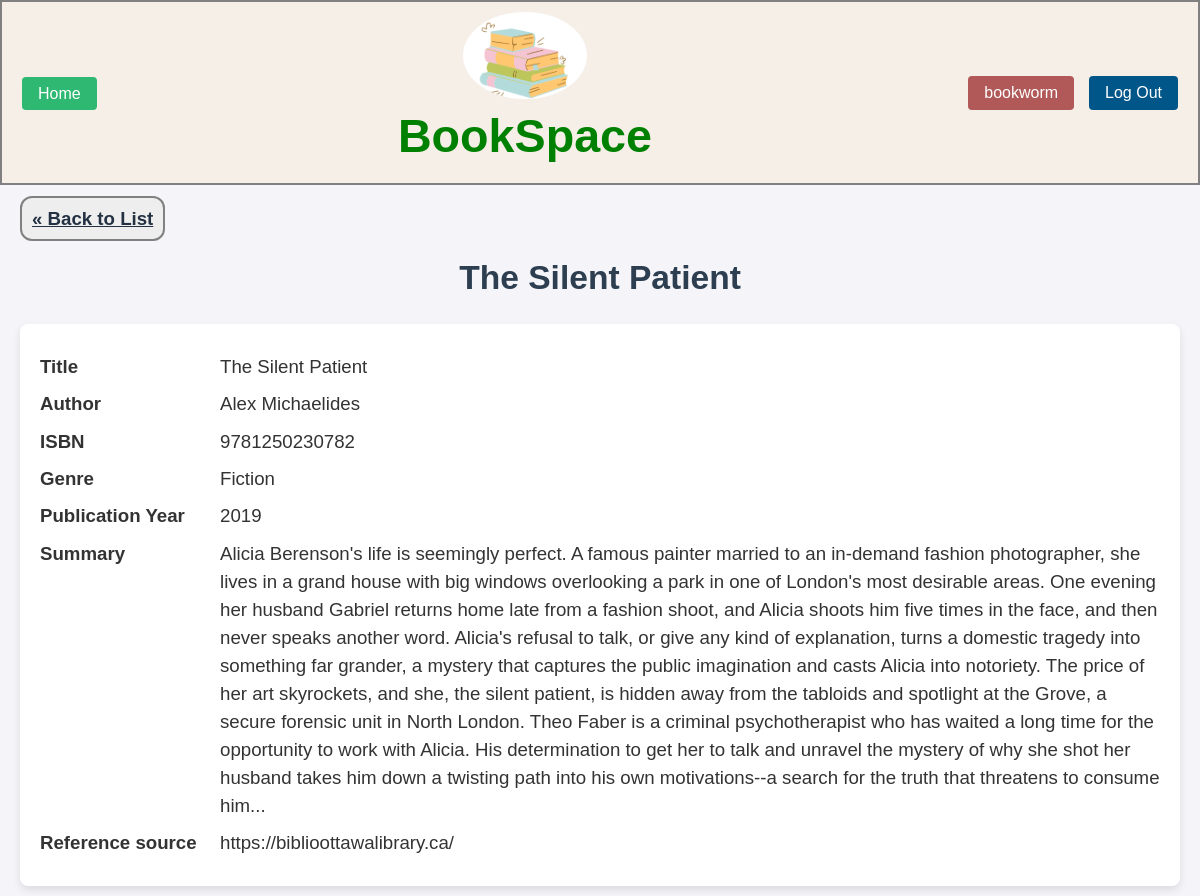
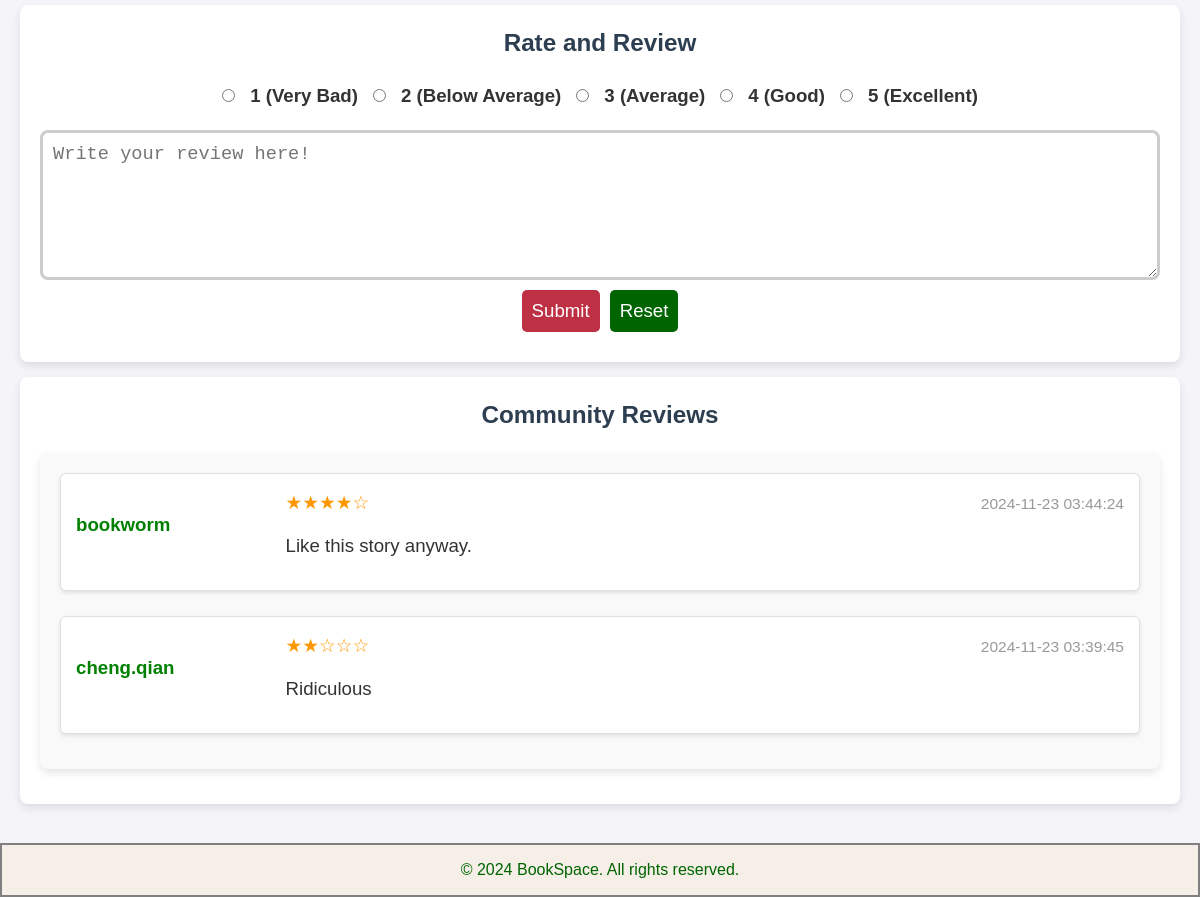
Page /private/functions/show.php?id=2 (signed in) on the committed database (2 pictures, top to bottom).
### tables this page shows
CREATE TABLE IF NOT EXISTS books (
book_id INT NOT NULL AUTO_INCREMENT PRIMARY KEY,
title VARCHAR(100) NOT NULL,
author VARCHAR(100) NOT NULL,
isbn VARCHAR(13) NOT NULL UNIQUE,
cover_id INT,
genre_id INT NOT NULL,
publication_year INT,
summary TEXT,
reference_source TEXT,
FOREIGN KEY (genre_id) REFERENCES genres(genre_id) ON DELETE CASCADE,
FOREIGN KEY (cover_id) REFERENCES covers(cover_id) ON DELETE CASCADE
);

CREATE TABLE IF NOT EXISTS genres (
    genre_id INT NOT NULL AUTO_INCREMENT PRIMARY KEY,
    genre_name VARCHAR(100) NOT NULL UNIQUE
);

CREATE TABLE IF NOT EXISTS reviews (
    review_id INT AUTO_INCREMENT PRIMARY KEY,
    book_id INT NOT NULL,
    user_id INT NOT NULL,
    rating TINYINT CHECK (rating BETWEEN 1 AND 5),
    review_text TEXT,
    review_date TIMESTAMP DEFAULT CURRENT_TIMESTAMP,
    FOREIGN KEY (book_id) REFERENCES books(book_id) ON DELETE CASCADE,
    FOREIGN KEY (user_id) REFERENCES users(user_id) ON DELETE CASCADE
);

CREATE TABLE IF NOT EXISTS users (
    user_id INT AUTO_INCREMENT PRIMARY KEY,
    username VARCHAR(50) NOT NULL UNIQUE,
    email VARCHAR(100) NOT NULL UNIQUE,
    password VARCHAR(255) NOT NULL,
    role ENUM('admin', 'user') DEFAULT 'user'
);

### private/functions/show.php (the view, shortened to what this page needs)
<?php
$db = db_connect();
$book_id = $_GET['id'];
$books_sql = "SELECT books.title, books.author, books.isbn, genres.genre_name, books.publication_year, books.summary, books.reference_source
                FROM books
                INNER JOIN genres
                ON books.genre_id = genres.genre_id
                WHERE books.book_id = '$book_id'";
$books_result_set = mysqli_query($db, $books_sql);
$books_result = mysqli_fetch_assoc($books_result_set);
$reviews_sql = "SELECT username, rating, review_text, review_date
                FROM reviews
                INNER JOIN users ON reviews.user_id = users.user_id
                WHERE book_id = '$book_id'
                ORDER BY review_date DESC";
$reviews_result_set = mysqli_query($db, $reviews_sql);
?>
<!DOCTYPE html>
<html lang="en">
<head>
    <link rel="stylesheet" href="../../stylesheet/style.css">
</head>
<body>
    <?php include("header2.php");?>
    <main>
        <a class="back-link" href="booklist.php">&laquo; Back to List</a>
        <section id="ss1">
            <h2><?php echo $books_result['title']; ?></h2>
            <div class="attributes">
                <dl>
                    <dt>Title</dt>
                    <dd><?php echo $books_result['title']; ?></dd>
                </dl>
                <dl>
                    <dt>Author</dt>
                    <dd><?php echo $books_result['author']; ?></dd>
                </dl>
                <dl>
                    <dt>ISBN</dt>
                    <dd><?php echo $books_result['isbn']; ?></dd>
                </dl>
                <dl>
                    <dt>Genre</dt>
                    <dd><?php echo $books_result['genre_name']; ?></dd>
                </dl>
                <dl>
                    <dt>Publication Year</dt>
                    <dd><?php echo $books_result['publication_year']; ?></dd>
                </dl>
                <dl>
                    <dt class="summary">Summary</dt>
                    <dd><?php echo $books_result['summary']; ?></dd>
                </dl>
                <dl>
                    <dt>Reference source</dt>
                    <dd><?php echo $books_result['reference_source']; ?></dd>
                </dl>
            </div>
            <div id="rate-and-review">
                <form action="submit_review.php" method="POST">
                    <h3>Rate and Review</h3>
                        <div class="rating-style">
                            <div class="rating-value">
                                <input type="radio" id="rating1" name="rating" value="1">
                                <label for="rating1">1 (Very Bad)</label>
                            </div>
                            <div class="rating-value">
                                <input type="radio" id="rating2" name="rating" value="2">
                                <label for="rating2">2 (Below Average)</label>
                            </div>
                            <div class="rating-value">
                                <input type="radio" id="rating3" name="rating" value="3">
                                <label for="rating3">3 (Average)</label>
                            </div>
                            <div class="rating-value">
                                <input type="radio" id="rating4" name="rating" value="4">
                                <label for="rating4">4 (Good)</label>
                            </div>
                            <div class="rating-value">
                                <input type="radio" id="rating5" name="rating" value="5">
                                <label for="rating5">5 (Excellent)</label>
                            </div>
                        </div>
                        <div id="review-container">
                            <textarea name="review" placeholder="Write your review here!"></textarea>
                        </div>
                    <div class="action-button">
                        <button class="button" type="submit">Submit</button>
                        <button class="button" type="reset">Reset</button>
                    </div>
                </form>
            </div>
            <div id="community-reviews">
                <h3>Community Reviews</h3>
                    <?php if (mysqli_num_rows($reviews_result_set) > 0): ?>
                        <div class="review-list">
                            <?php while ($reviews_result = mysqli_fetch_assoc($reviews_result_set)): ?>
                                <div class="review-item">
                                    <div class="reviewer_username"><a href="<?php echo "profile.php?user=" . $reviews_result['username']; ?>"><?php echo htmlspecialchars($reviews_result['username']); ?></a></div>
                                    <div class="review_date"><?php echo htmlspecialchars($reviews_result['review_date']); ?></div>
                                    <div class="rating">
                                        <?php
                                        $full_star = "★";
                                        $empty_star = "☆";
                                        $stars = str_repeat($full_star, $reviews_result['rating']) . str_repeat($empty_star, 5 - $reviews_result['rating']);
                                        echo $stars;
                                        ?>
                                    </div>
                                    <div class="review_text"><?php echo htmlspecialchars($reviews_result['review_text']); ?></div>
                                </div>
                            <?php endwhile; ?>
                        </div>
                    <?php else: ?>
                        <p class="text-center">No reviews for this book yet. Be the first to review!</p>
                    <?php endif; ?>
            </div>
        </section>
    </main>
    <?php include("footer.php"); ?>
</body>
</html>

### stylesheet/style.css (style rules this page uses)
* { margin: 0; padding: 0; box-sizing: border-box; font-size: 14pt; }
body { font-family: Arial, sans-serif; color: #333; background-color: #f4f4f9; }
h2 { font-size: 1.8rem; color: #2c3e50; padding: 20px; text-align: center; }
h3 { color: #2c3e50; font-size: 1.3rem; margin-bottom: 20px; text-align: center; }
main { line-height: 1.5; padding: 20px; }
main section { margin-bottom: 1em; text-align: center; }
section div { padding: 20px; border-radius: 8px; background-color: #ffffff; box-shadow: 0 4px 8px rgba(0, 0, 0, 0.1); margin-bottom: 15px; }
#ss1 { text-align: left; }
label { font-weight: bold; margin-left: 10px; }
.login-button, .action-button { display: flex; justify-content: center; padding: 0; gap: 10px; background-color: transparent; box-shadow:none; }
.button { display: inline-block; text-align: center; background-color: #be3144; color: #fff; padding: 10px; border: none; border-radius: 5px; cursor: pointer; }
button[type="reset"] { background-color:darkgreen; }
dl { clear: both; margin: 0.5rem 0; text-align: left; }
dt { float: left; font-weight: bold; width: 175px; }
dd { margin-left: 180px; }
.rating-style { display: flex; flex-wrap: wrap; gap:15px; align-items: center; margin-bottom: 10px; }
.rating-style div { display: flex; flex-wrap: wrap; align-items: center; }
.rating-style input[type="radio"] { margin-right: 5px; }
textarea { border-radius: 5px; border: 3px solid #ccc; box-sizing: border-box; display:block; width:100%; height: 150px; padding:10px; }
#rate-and-review div { padding: 0; border-radius: 8px; background-color: #ffffff; box-shadow: none; margin-bottom: 10px; }
#review-container textarea { display: block; margin: 0 auto; border-radius: 8px; }
.rating-style { justify-content: center; border: none; padding: 0; }
.review-list { display: flex; flex-direction: column; gap: 10px; padding: 20px; background-color: #f9f9f9; border-radius: 8px; box-shadow: 0 4px 8px rgba(0, 0, 0, 0.1); }
.review-item { display: grid; grid-template-columns: 1fr 3fr 1fr; grid-template-rows: auto auto; align-items: center; padding: 15px; background-color: white; border: 1px solid #e0e0e0; border-radius: 6px; box-shadow: 0 2px 4px rgba(0, 0, 0, 0.1); }
.review-item div { box-shadow: none; padding: 0; }
.reviewer_username { grid-column : 1 / span 1; grid-row : 1 / span 2; font-weight: bold; color: green; }
.reviewer_username a { text-decoration: none; color: green; }
.review_date { grid-column : 3 / span 1; grid-row : 1 / span 1; color: #999999; font-size: smaller; text-align: right; }
.rating { grid-column : 2 / span 1; grid-row : 1 / span 1; color: #ff9800; text-align: left; }
.review_text { grid-column : 2 / span 2; grid-row : 2 / span 1; text-align: left; overflow-wrap: break-word; }
.back-link { padding: 10px; background-color: #eeeeee; border: 2px solid grey; border-radius: 12px; color: #233142; font-weight: bold }

### rows in the picture
books: title "The Silent Patient", author "Alex Michaelides", isbn "9781250230782", genre.genre_name "Fiction", publication_year "2019", summary "Alicia Berenson's life is seemingly perfect. A famous painter married to an in-demand fashion photographer, she lives in a grand house with big windows overlooking a park in one of London's most desirable areas. One evening her husband Gabriel returns home late from a fashion shoot, and Alicia shoots him five times in the face, and then never speaks another word. Alicia's refusal to talk, or give any kind of explanation, turns a domestic tragedy into something far grander, a mystery that captures the public imagination and casts Alicia into notoriety. The price of her art skyrockets, and she, the silent patient, is hidden away from the tabloids and spotlight at the Grove, a secure forensic…", reference_source "https://biblioottawalibrary.ca/"
reviews: user.username "bookworm", review_date "2024-11-23 03:44:24", rating "★★★★☆", review_text "Like this story anyway."
reviews: user.username "cheng.qian", review_date "2024-11-23 03:39:45", rating "★★☆☆☆", review_text "Ridiculous"

### other values in the picture
$_SESSION['valid_user'] "bookworm"
